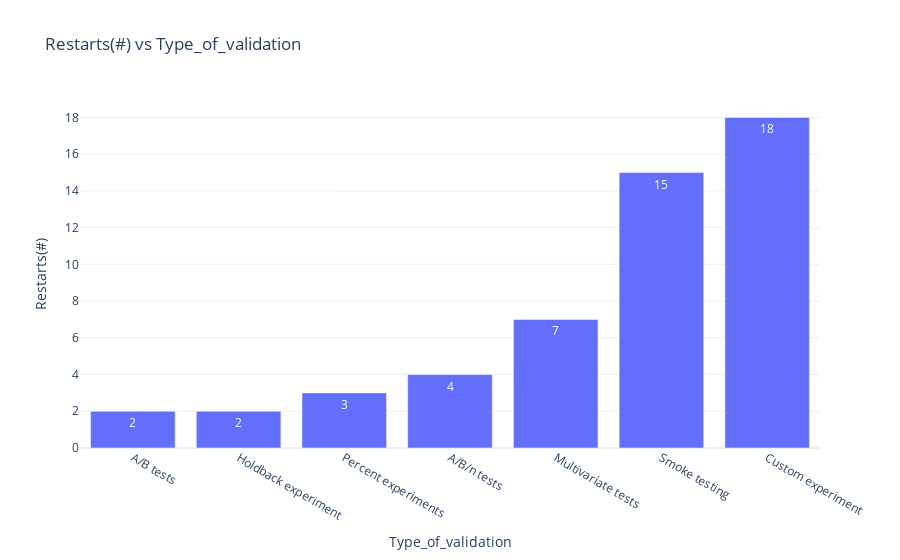

Notebook code for this chart:
### Markdown cell above
# Restarts(#)

### Code cell
df9=df.drop(['%of_total_experiments','ROI','Success_Rate_(%)','Tools-Off_the_shelf(%)','Data_analysis_(1-5)','User_interviews(1-5)','Surveys(1-5)','Field_research_(1-5)','Competitor_analysis(1-5)','Tools (#)','Integrations(#)','Data points(#)','Adjustments(#)','Creativity(1-5)','Complexity(1-5)','Level_of_testing(#)'],axis=1)
sort = df9.sort_values('Restarts(#)')
fig = px.bar(sort, x="Type_of_validation", y='Restarts(#)',text='Restarts(#)',
              title=" Restarts(#) vs Type_of_validation ")

fig.show()

### Figure 1 — Plotly figure (JSON) as saved in the notebook; plotly's stock layout.template omitted (floating-point values rounded to 4 significant figures)
{"data": [{"alignmentgroup": "True", "hoverlabel": {"namelength": 0}, "hovertemplate": "Type_of_validation=%{x}<br>Restarts(#)=%{text}", "legendgroup": "", "marker": {"color": "#636efa"}, "name": "", "offsetgroup": "", "orientation": "v", "showlegend": false, "text": [2, 2, 3, 4, 7, 15, 18], "textposition": "auto", "type": "bar", "x": ["A/B tests", "Holdback experiment", "Percent experiments ", "A/B/n tests", "Multivariate tests", "Smoke testing", "Custom experiment"], "xaxis": "x", "y": [2, 2, 3, 4, 7, 15, 18], "yaxis": "y"}], "layout": {"barmode": "relative", "legend": {"tracegroupgap": 0}, "title": {"text": " Restarts(#) vs Type_of_validation "}, "xaxis": {"anchor": "y", "domain": [0, 1], "title": {"text": "Type_of_validation"}}, "yaxis": {"anchor": "x", "domain": [0, 1], "title": {"text": "Restarts(#)"}}}}
